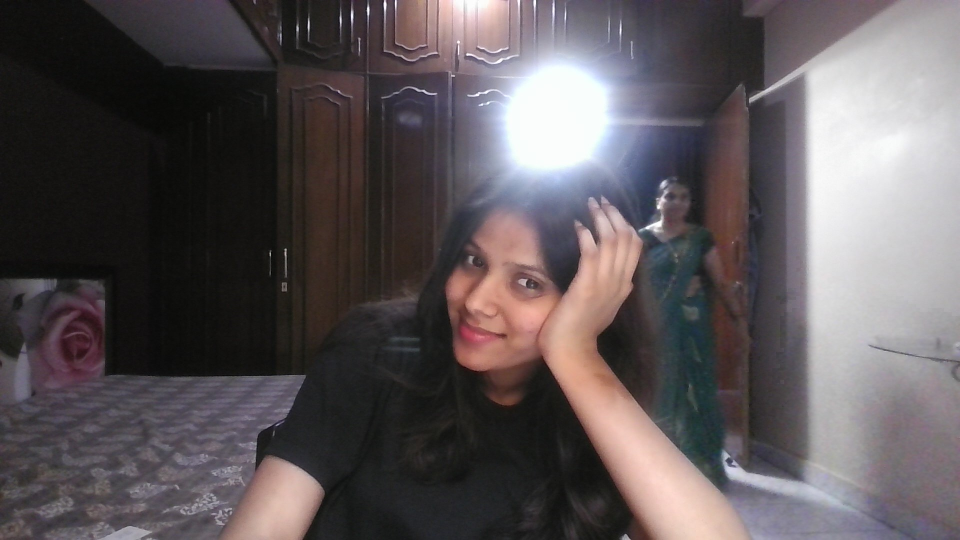
#> input picture WIN_20260616_17_25_13_Pro.jpg, 1920 x 1080 px (shown at 1/2 size)
$ python read.py
#> lines starting #> are read from the running program, lines starting #| are printed output that depends on the picture
import cv2

# Read image
img = cv2.imread("WIN_20260616_17_25_13_Pro.jpg")
#> img is the input picture: shape (1080, 1920, 3); mean B, G, R 88.9, 86.5, 93.4
img =cv2.resize(img, (64 , 64))
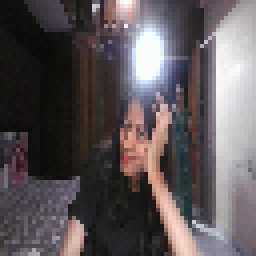
#> img: shape (64, 64, 3) (shown 4 times larger); mean B, G, R 88.9, 86.4, 93.3
# Check if image loaded
if img is None:
    print("Image not found!")
else:
    print("Image loaded successfully.")
    print("Shape:", img.shape)
#| Shape: (64, 64, 3)

    cv2.imshow("Original Image", img)
    cv2.waitKey(0)
    cv2.destroyAllWindows()
